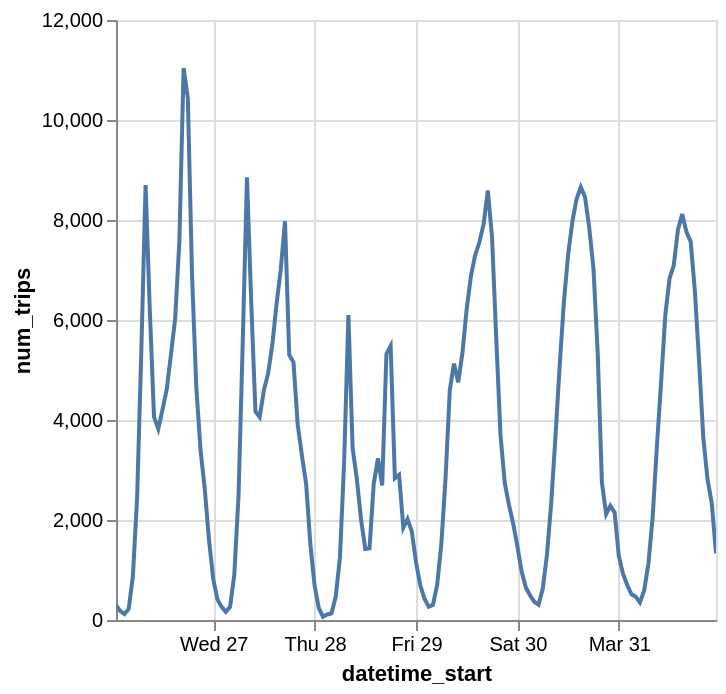

Notebook source saved alongside this figure:
### Code cell
trips_hour_num_speed.plot.line(
    x="datetime_start",
    y="num_trips")

### Figure 1 — Vega specification as saved in the notebook (floating-point values rounded to 4 significant figures; data arrays with more than 128 entries replaced by an {"elided": "..."} marker saying what was removed)
{"$schema": "https://vega.github.io/schema/vega/v5.json", "data": [{"name": "param_6_store"}, {"name": "source_0", "values": {"elided": "143 records"}, "transform": [{"type": "formula", "expr": "toDate(datum['datetime_start'])", "as": "datetime_start"}]}, {"name": "source_0_y_domain_num_trips", "values": [{"min": 66, "max": 11041}]}], "signals": [{"name": "unit", "value": {}, "on": [{"events": "pointermove", "update": "isTuple(group()) ? group() : unit"}]}, {"name": "param_6", "update": "vlSelectionResolve(\"param_6_store\", \"union\")"}, {"name": "param_6_datetime_start", "on": [{"events": [{"source": "view", "type": "dblclick"}], "update": "null"}, {"events": {"signal": "param_6_translate_delta"}, "update": "panLinear(param_6_translate_anchor.extent_x, -param_6_translate_delta.x / width)"}, {"events": {"signal": "param_6_zoom_delta"}, "update": "zoomLinear(domain(\"x\"), param_6_zoom_anchor.x, param_6_zoom_delta)"}]}, {"name": "param_6_num_trips", "on": [{"events": [{"source": "view", "type": "dblclick"}], "update": "null"}, {"events": {"signal": "param_6_translate_delta"}, "update": "panLinear(param_6_translate_anchor.extent_y, param_6_translate_delta.y / height)"}, {"events": {"signal": "param_6_zoom_delta"}, "update": "zoomLinear(domain(\"y\"), param_6_zoom_anchor.y, param_6_zoom_delta)"}]}, {"name": "param_6_tuple", "on": [{"events": [{"signal": "param_6_datetime_start || param_6_num_trips"}], "update": "param_6_datetime_start && param_6_num_trips ? {unit: \"\", fields: param_6_tuple_fields, values: [param_6_datetime_start,param_6_num_trips]} : null"}]}, {"name": "param_6_tuple_fields", "value": [{"field": "datetime_start", "channel": "x", "type": "R"}, {"field": "num_trips", "channel": "y", "type": "R"}]}, {"name": "param_6_translate_anchor", "value": {}, "on": [{"events": [{"source": "scope", "type": "pointerdown"}], "update": "{x: x(unit), y: y(unit), extent_x: domain(\"x\"), extent_y: domain(\"y\")}"}]}, {"name": "param_6_translate_delta", "value": {}, "on": [{"events": [{"source": "window", "between": [{"source": "scope", "type": "pointerdown"}, {"source": "window", "type": "pointerup"}], "consume": true, "type": "pointermove"}], "update": "{x: param_6_translate_anchor.x - x(unit), y: param_6_translate_anchor.y - y(unit)}"}]}, {"name": "param_6_zoom_anchor", "on": [{"events": [{"source": "scope", "consume": true, "type": "wheel"}], "update": "{x: invert(\"x\", x(unit)), y: invert(\"y\", y(unit))}"}]}, {"name": "param_6_zoom_delta", "on": [{"events": [{"source": "scope", "type": "wheel", "consume": true}], "update": "pow(1.001, event.deltaY * pow(16, event.deltaMode))", "force": true}]}, {"name": "param_6_modify", "on": [{"events": {"signal": "param_6_tuple"}, "update": "modify(\"param_6_store\", param_6_tuple, true)"}]}], "marks": [{"type": "line", "name": "marks", "from": {"data": "source_0"}, "sort": {"field": "x"}, "encode": {"update": {"tooltip": {"signal": "{\"datetime_start\": timeFormat(datum[\"datetime_start\"], '%b %d, %Y'), \"num_trips\": format(datum[\"num_trips\"], \"\")}"}, "defined": {"signal": "isValid(datum[\"datetime_start\"]) && isFinite(+datum[\"datetime_start\"]) && isValid(datum[\"num_trips\"]) && isFinite(+datum[\"num_trips\"])"}, "stroke": {"value": "#4c78a8"}, "x": {"field": "datetime_start", "scale": "x"}, "y": {"field": "num_trips", "scale": "y"}}}, "style": ["line"], "clip": true, "interactive": true}], "scales": [{"name": "x", "type": "time", "domain": {"data": "source_0", "field": "datetime_start"}, "range": [0, {"signal": "width"}], "domainRaw": {"signal": "param_6[\"datetime_start\"]"}}, {"name": "y", "type": "linear", "domain": [{"signal": "(data(\"source_0_y_domain_num_trips\")[0] || {}).min"}, {"signal": "(data(\"source_0_y_domain_num_trips\")[0] || {}).max"}], "range": [{"signal": "height"}, 0], "nice": true, "zero": true, "domainRaw": {"signal": "param_6[\"num_trips\"]"}}], "axes": [{"scale": "x", "orient": "bottom", "tickCount": {"signal": "ceil(width/40)"}, "domain": false, "labels": false, "aria": false, "zindex": 0, "maxExtent": 0, "minExtent": 0, "gridScale": "y", "ticks": false, "grid": true}, {"scale": "y", "minExtent": 0, "ticks": false, "zindex": 0, "orient": "left", "maxExtent": 0, "labels": false, "domain": false, "grid": true, "tickCount": {"signal": "ceil(height/40)"}, "aria": false, "gridScale": "x"}, {"scale": "x", "tickCount": {"signal": "ceil(width/40)"}, "title": "datetime_start", "labelFlush": true, "zindex": 0, "orient": "bottom", "grid": false, "labelOverlap": true}, {"scale": "y", "tickCount": {"signal": "ceil(height/40)"}, "zindex": 0, "orient": "left", "grid": false, "labelOverlap": true, "title": "num_trips"}], "background": "white", "style": "cell", "width": 300, "height": 300, "padding": 5}
